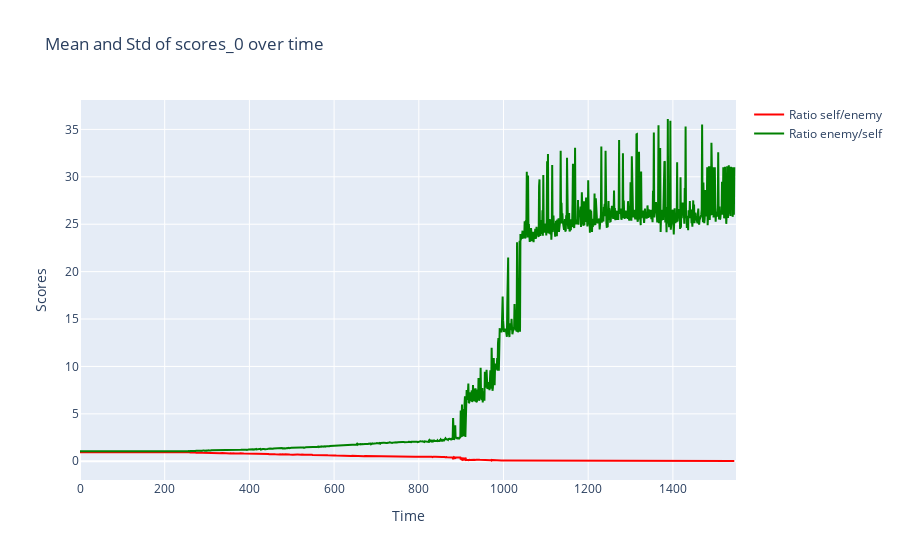

Here is the notebook cell this chart was saved with:
### Markdown cell above
estou perden

### Code cell
fig = go.Figure()

# plot the ratio between the two means
ratio = scores_0_mean / scores_1_mean
fig.add_trace(go.Scatter(x=np.arange(len(ratio)), y=ratio, mode='lines', name="Ratio self/enemy", line=dict(color='red')))

ratio2 = scores_1_mean / scores_0_mean
fig.add_trace(go.Scatter(x=np.arange(len(ratio2)), y=ratio2, mode='lines', name="Ratio enemy/self", line=dict(color='green')))

fig.update_layout(title='Mean and Std of scores_0 over time', xaxis_title='Time', yaxis_title='Scores')
fig.show()

### Figure 1 — Plotly figure (JSON) as saved in the notebook; plotly's stock layout.template omitted (floating-point values rounded to 4 significant figures; data arrays with more than 128 entries replaced by an {"elided": "..."} marker saying what was removed)
{"data": [{"line": {"color": "red"}, "mode": "lines", "name": "Ratio self/enemy", "type": "scatter", "x": {"elided": "1550 int values"}, "y": {"elided": "1550 float values"}}, {"line": {"color": "green"}, "mode": "lines", "name": "Ratio enemy/self", "type": "scatter", "x": {"elided": "1550 int values"}, "y": {"elided": "1550 float values"}}], "layout": {"title": {"text": "Mean and Std of scores_0 over time"}, "xaxis": {"title": {"text": "Time"}}, "yaxis": {"title": {"text": "Scores"}}}}
